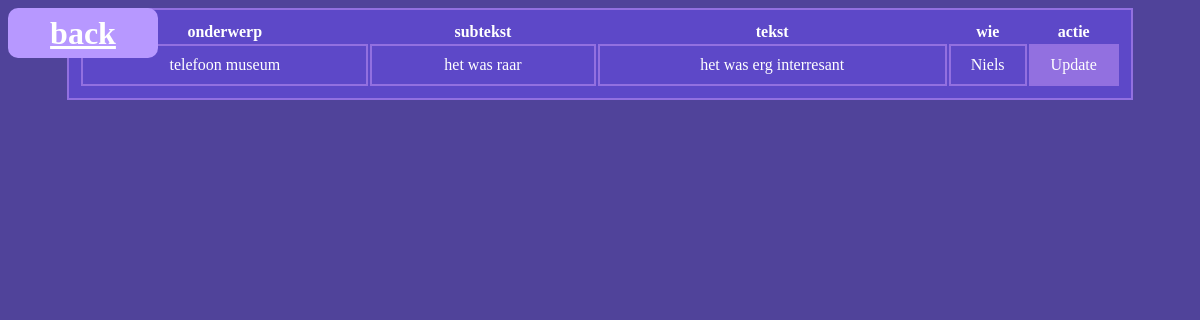
The app's page /Update/index.php, older data.
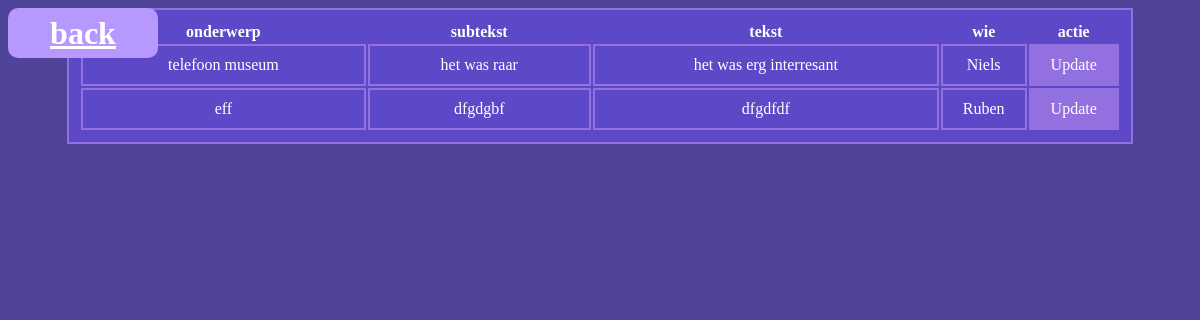
The same page, newer data.
### tables this page shows
CREATE TABLE BlowBlo0gske
(
    BlogNummer    integer not null
        constraint BlowBlo0gske_pk
            primary key autoincrement,
    BlogOnderwerp TEXT    not null,
    BlogSubTekst  TEXT    not null,
    BlogBody      TEXT    not null
, wie text);

### Update/index.php (the view, shortened to what this page needs)
<?php
try {
    $pdo = new PDO("sqlite:../identifier.sqlite");
}catch(PDOException $e){
    echo $e->getMessage();
}
$stmt = $pdo->prepare("SELECT * FROM BlowBlo0gske");
$stmt->execute();
$result = $stmt->fetchAll();
?>
<!doctype html>
<html lang="en">
<head>
    <link rel="stylesheet" href="../style/main.css">
    <link rel="stylesheet" href="../style/tables.css">
</head>
<body><a class="back" href="../">back </a>
<table>
    <tr>
        <th>onderwerp</th>
        <th>subtekst</th>
        <th>tekst</th>
        <th>wie</th>
        <th>actie</th>
    </tr>
    <?php foreach ($result as $row) { ?>
        <tr>
            <td><?= $row['BlogOnderwerp'];?></td>
            <td><?= $row['BlogSubTekst'];?></td>
            <td><?= $row['BlogBody'];?></td>
            <td><?= $row['wie'];?></td>
            <td><a href="./Update.php?ID=<?= $row['BlogNummer']; ?>">Update</a></td>
        </tr>
    <?php } ?>
</table>
</body>
</html>

Row changes from the older to the newer data that the page shows:
added blowblo0gske: BlogOnderwerp "eff", BlogSubTekst "dfgdgbf", BlogBody "dfgdfdf", wie "Ruben"
